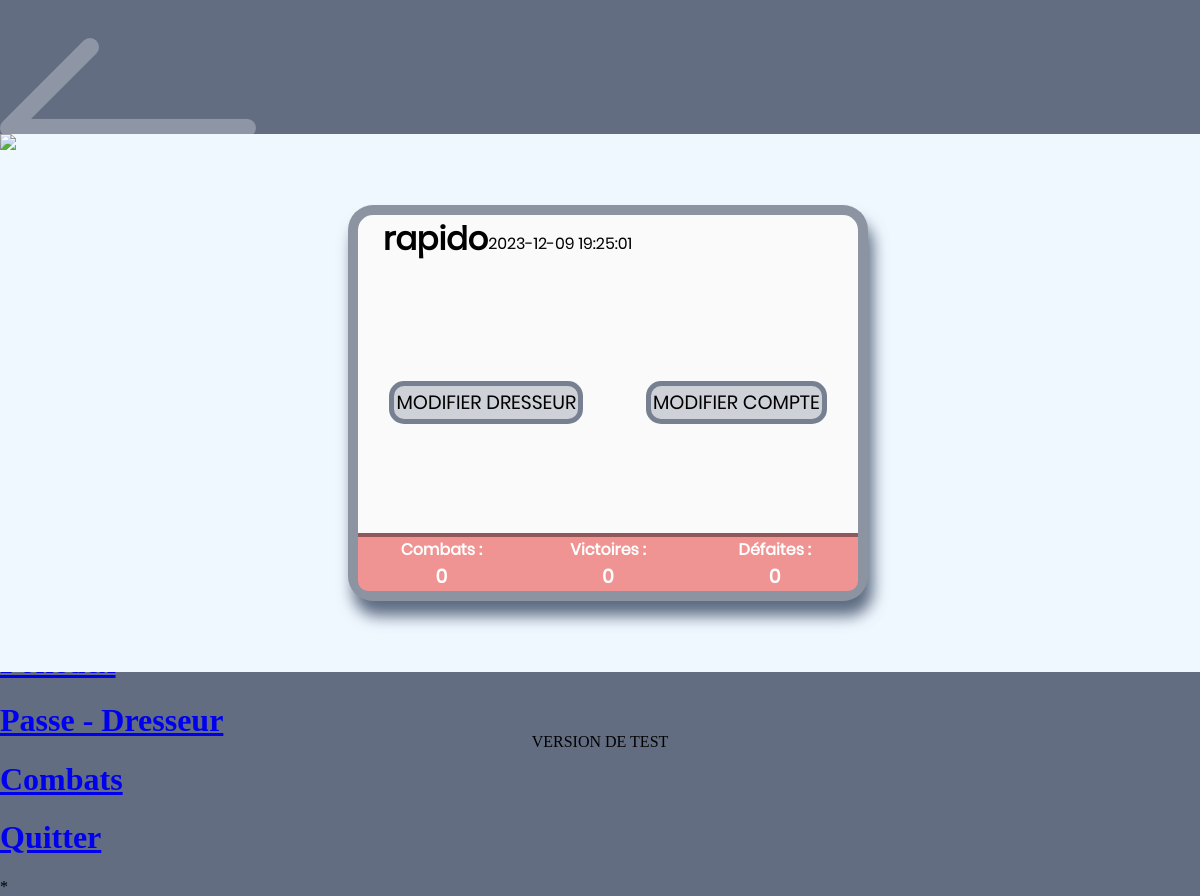
The page /passedress.php (signed in) on the database its author committed.
### tables this page shows
CREATE TABLE `dresseur` (
  `id` int(11) NOT NULL,
  `name_dresseur` varchar(255) DEFAULT NULL,
  `picture` int(11) DEFAULT NULL,
  `pokedollars` int(11) DEFAULT NULL,
  `fight` int(11) DEFAULT 0,
  `captured` int(11) DEFAULT 0,
  `encounter` int(11) DEFAULT 0,
  `hide` tinyint(1) DEFAULT 0,
  `num_account` int(11) DEFAULT NULL
);

CREATE TABLE `account` (
  `id` int(11) NOT NULL,
  `name_account` varchar(255) DEFAULT NULL,
  `firstname_account` varchar(255) DEFAULT NULL,
  `mail` varchar(255) DEFAULT NULL,
  `wordpass` varchar(255) DEFAULT NULL,
  `is_banned` tinyint(1) DEFAULT 0,
  `role` tinyint(1) DEFAULT 0,
  `num_dresseur` int(11) DEFAULT NULL,
  `date_creation` timestamp NULL DEFAULT current_timestamp()
);

### inc/function.php (called while the page is built, shortened)
<?php
	function afficherImageDresseur($imgDresseur) {
		switch ($imgDresseur) {
		case 3:
			 $cheminImages = 'https://www.pokepedia.fr/images/thumb/7/7d/M%C3%A9lis-NB2.png/200px-M%C3%A9lis-NB2.png';
			break;
 		}
		return $cheminImages;
	}
?>

### passedress.php (the view, shortened to what this page needs)
<!DOCTYPE html>
<html lang="en">
<head>
	<link rel="stylesheet" href="stylesheet/passdress.css">
</head>
<?php
		if (isset($_SESSION['user_id'])) {
			require 'inc/con_bdd.php';
			require 'inc/function.php';
			$userId = $_SESSION['user_id'];
			$sql = "SELECT * FROM dresseur WHERE num_account = $userId";
			$result = mysqli_query($conn, $sql);
			$sqlDate = "SELECT date_creation FROM account WHERE id = $userId";
			$resultDate = mysqli_query($conn, $sqlDate);
			$date = mysqli_fetch_assoc($resultDate);
			if ($result) {
				$dresseurData = mysqli_fetch_assoc($result);
				$nameAccount = $dresseurData['name_dresseur'];
				$picture = afficherImageDresseur($dresseurData['picture']);
				$NbrCbt = $dresseurData['fight'];
				$NbrCptr = $dresseurData['captured'];
				$NbrRctr = $NbrCbt - $NbrCptr;
			} else {
				echo "Dresseur non trouvé.";
			}
		} else {
			header("Location: portail/connexion.php");
		}
	?>
<body>
<?php include 'inc/nav.php'; ?>
	<div>
		<section>
			<img src="<?php echo $picture; ?>"/>
			<div id="passDress">
				<article id="article1">
					<h2><?php
						echo $nameAccount;
					?></h2>
					<p><?php
						echo $date['date_creation'];
					?></p>
				</article>
				<article id="article2">
					<div id="editDresseur">MODIFIER DRESSEUR</div>
					<div id="editAccount">MODIFIER COMPTE</div>
				</article>
				<article id="article3">
					<div>
						<h5>Combats :</h5>
						<h4><?php
						echo $NbrCbt;
						?></h4>
					</div>
					<div>
						<h5>Victoires :</h5>
						<h4><?php
						echo $NbrCptr;
						?></h4>
					</div>
					<div>
						<h5>Défaites :</h5>
						<h4><?php
						echo $NbrRctr;
					?></h4>
					</div>
				</article>
			</div>
		</section>
	</div>
	<footer>
		<p>VERSION DE TEST</p>
	</footer>
</body>
</html>

### stylesheet/passdress.css (style rules this page uses)
body { position:fixed; width:100%; height:100%; left:0px; top:0px; background-color:rgba(32,48,77,0.7); margin:0px; }
footer { position:fixed; width:100%; height:20%; left:0px; bottom:0px; text-align: center; }
section { position:fixed; width:100%; height:60%; left:0px; top:15%; background-color: aliceblue; margin:0px; display:flex; }
#passDress { width:500px; height:70%; margin:auto; background-color: rgb(250, 250, 250); border-radius:25px; border: 10px solid rgba(32,48,77,0.5); box-shadow: 5px 15px 15px rgba(32,48,77,0.7); display: flex; flex-direction: column; justify-content: space-between; }
#passDress h2, #passDress h4, #passDress h5 { margin:0; }
article { display:flex; text-align:left; font-family: "Poppins Regular"; }
#article1 h2 { font-size:2em; padding-left:5%; }
#article2 div { padding:2px; font-size:1.2em; text-align:center; margin:auto; background-color: rgba(32,48,77,0.2); border-radius:15px; border: 5px solid rgba(32,48,77,0.5); cursor:pointer; }
#article3 div { width:34%; height:50%; font-size:1.2em; text-align:center; }
#article3 { background-color: rgb(240, 147, 147); border-top: 4px solid rgba(0,0,0,0.4); color:white; border-bottom-right-radius:10px; border-bottom-left-radius:10px; }

### rows shown on the page
dresseur: name_dresseur "rapido", fight "0", captured "0"
account: date_creation "2023-12-09 19:25:01"
